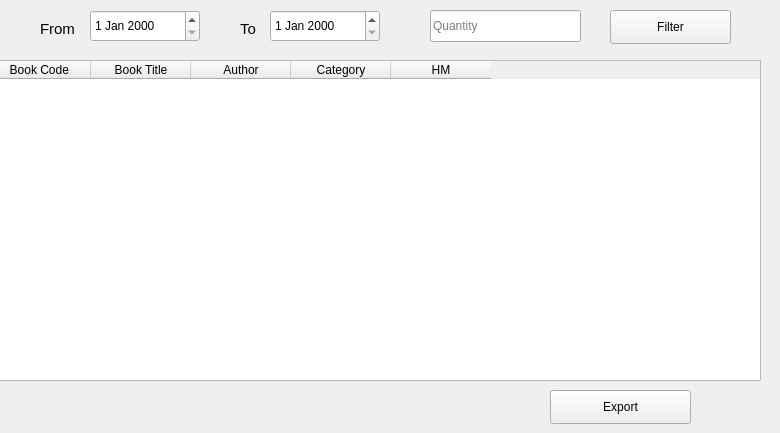
      <widget class="QWidget" name="tab_22">
       <attribute name="title">
        <string>Top Books</string>
       </attribute>
       <widget class="QTableWidget" name="tableWidget_6">
        <property name="geometry">
         <rect>
          <x>-10</x>
          <y>60</y>
          <width>771</width>
          <height>321</height>
         </rect>
        </property>
        <column>
         <property name="text">
          <string>Book Code </string>
         </property>
        </column>
        <column>
         <property name="text">
          <string>Book Title</string>
         </property>
        </column>
        <column>
         <property name="text">
          <string>Author</string>
         </property>
        </column>
        <column>
         <property name="text">
          <string>Category</string>
         </property>
        </column>
        <column>
         <property name="text">
          <string>HM</string>
         </property>
        </column>
       </widget>
       <widget class="QDateEdit" name="dateEdit">
        <property name="geometry">
         <rect>
          <x>90</x>
          <y>10</y>
          <width>110</width>
          <height>32</height>
         </rect>
        </property>
       </widget>
       <widget class="QDateEdit" name="dateEdit_2">
        <property name="geometry">
         <rect>
          <x>270</x>
          <y>10</y>
          <width>110</width>
          <height>32</height>
         </rect>
        </property>
       </widget>
       <widget class="QLabel" name="label_20">
        <property name="geometry">
         <rect>
          <x>40</x>
          <y>20</y>
          <width>58</width>
          <height>18</height>
         </rect>
        </property>
        <property name="font">
         <font>
          <pointsize>11</pointsize>
         </font>
        </property>
        <property name="text">
         <string>From</string>
        </property>
       </widget>
       <widget class="QLabel" name="label_21">
        <property name="geometry">
         <rect>
          <x>240</x>
          <y>20</y>
          <width>58</width>
          <height>18</height>
         </rect>
        </property>
        <property name="font">
         <font>
          <pointsize>11</pointsize>
         </font>
        </property>
        <property name="text">
         <string>To</string>
        </property>
       </widget>
       <widget class="QLineEdit" name="lineEdit_38">
        <property name="geometry">
         <rect>
          <x>430</x>
          <y>10</y>
          <width>151</width>
          <height>32</height>
         </rect>
        </property>
        <property name="placeholderText">
         <string>Quantity</string>
        </property>
       </widget>
       <widget class="QPushButton" name="pushButton_27">
        <property name="geometry">
         <rect>
          <x>610</x>
          <y>10</y>
          <width>121</width>
          <height>34</height>
         </rect>
        </property>
        <property name="text">
         <string>Filter</string>
        </property>
        <property name="icon">
         <iconset>
          <normaloff>icons/filter.png</normaloff>icons/filter.png</iconset>
        </property>
        <property name="iconSize">
         <size>
          <width>20</width>
          <height>20</height>
         </size>
        </property>
       </widget>
       <widget class="QPushButton" name="pushButton_41">
        <property name="geometry">
         <rect>
          <x>550</x>
          <y>390</y>
          <width>141</width>
          <height>34</height>
         </rect>
        </property>
        <property name="text">
         <string>Export</string>
        </property>
        <property name="icon">
         <iconset>
          <normaloff>icons/export.png</normaloff>icons/export.png</iconset>
        </property>
        <property name="iconSize">
         <size>
          <width>20</width>
          <height>20</height>
         </size>
        </property>
       </widget>
      </widget>
